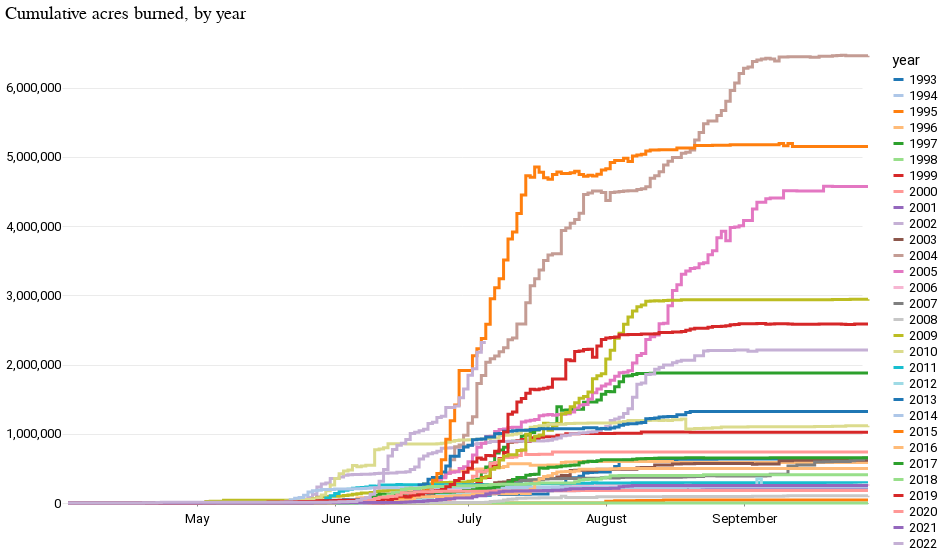

Notebook source saved alongside this figure:
### Code cell
alt.Chart(chart_df).mark_line(interpolate="step-after").encode(
    x=alt.X("month_day:T", axis=alt.Axis(tickCount=6), title=""),
    y=alt.Y("filled", title=" ", axis=alt.Axis(tickCount=6)),
    color=alt.Color("year:O", scale=alt.Scale(scheme="category20")),
).properties(title="Cumulative acres burned, by year").configure_legend(
    symbolType="stroke"
)

### Figure 1 — Vega-Lite specification as saved in the notebook (floating-point values rounded to 4 significant figures; data arrays with more than 128 entries replaced by an {"elided": "..."} marker saying what was removed)
{"config": {"view": {"width": 800, "height": 450, "strokeOpacity": 0}, "background": "#ffffff", "title": {"anchor": "start", "font": "Summit Sans", "fontColor": "palette[\"black\"]", "fontSize": 18, "fontWeight": "normal"}, "arc": {"fill": "#00d4d8"}, "area": {"fill": "#00d4d8"}, "line": {"stroke": "#00d4d8", "strokeWidth": 3}, "path": {"stroke": "#00d4d8"}, "rect": {"fill": "#00d4d8"}, "shape": {"stroke": "#00d4d8"}, "bar": {"fill": "#00d4d8"}, "point": {"stroke": "#00d4d8"}, "symbol": {"fill": "#00d4d8", "size": 30}, "axis": {"titleFont": "Roboto", "titleFontSize": 15, "titleFontWeight": "normal", "labelFont": "Roboto, sans", "labelFontSize": 13, "labelFontWeight": "normal"}, "axisX": {"labelAngle": 0, "labelPadding": 6, "tickSize": 3, "grid": false}, "axisY": {"labelBaseline": "middle", "maxExtent": 45, "minExtent": 45, "titleAlign": "left", "titleAngle": 0, "titleX": -45, "titleY": -11, "domainOpacity": 0, "gridWidth": 0.6, "gridColor": "#dddddd", "offset": 6, "tickSize": 0, "titleColor": "#767676"}, "legend": {"titleFont": "Roboto", "titleFontSize": 15, "titleFontWeight": "normal", "symbolType": "stroke", "labelFont": "Roboto, sans", "labelFontSize": 13}, "range": {"category": ["#005f66", "#e37e2d", "#d64a3b", "#76b0ef", "#c1bc40"], "diverging": ["#e68a4f", "#f4bb6a", "#f9e39c", "#dadfe2", "#a6b7c6", "#849eae"], "heatmap": ["#7ff6f6", "#00eeef", "#00d4d8", "#00abb2", "#00848b", "#fbf2c7", "#00363d"], "ordinal": ["#7ff6f6", "#00eeef", "#00d4d8", "#00abb2", "#00848b", "#fbf2c7", "#00363d"], "ramp": ["#7ff6f6", "#00eeef", "#00d4d8", "#00abb2", "#00848b", "#fbf2c7", "#00363d"]}}, "data": {"name": "data-129ed507b2cda289e970427c8e71c90c"}, "mark": {"type": "line", "interpolate": "step-after"}, "encoding": {"color": {"field": "year", "scale": {"scheme": "category20"}, "type": "ordinal"}, "x": {"axis": {"tickCount": 6}, "field": "month_day", "title": "", "type": "temporal"}, "y": {"axis": {"tickCount": 6}, "field": "filled", "title": " ", "type": "quantitative"}}, "title": "Cumulative acres burned, by year", "$schema": "https://vega.github.io/schema/vega-lite/v4.17.0.json", "datasets": {"data-129ed507b2cda289e970427c8e71c90c": {"elided": "5344 records"}}}
